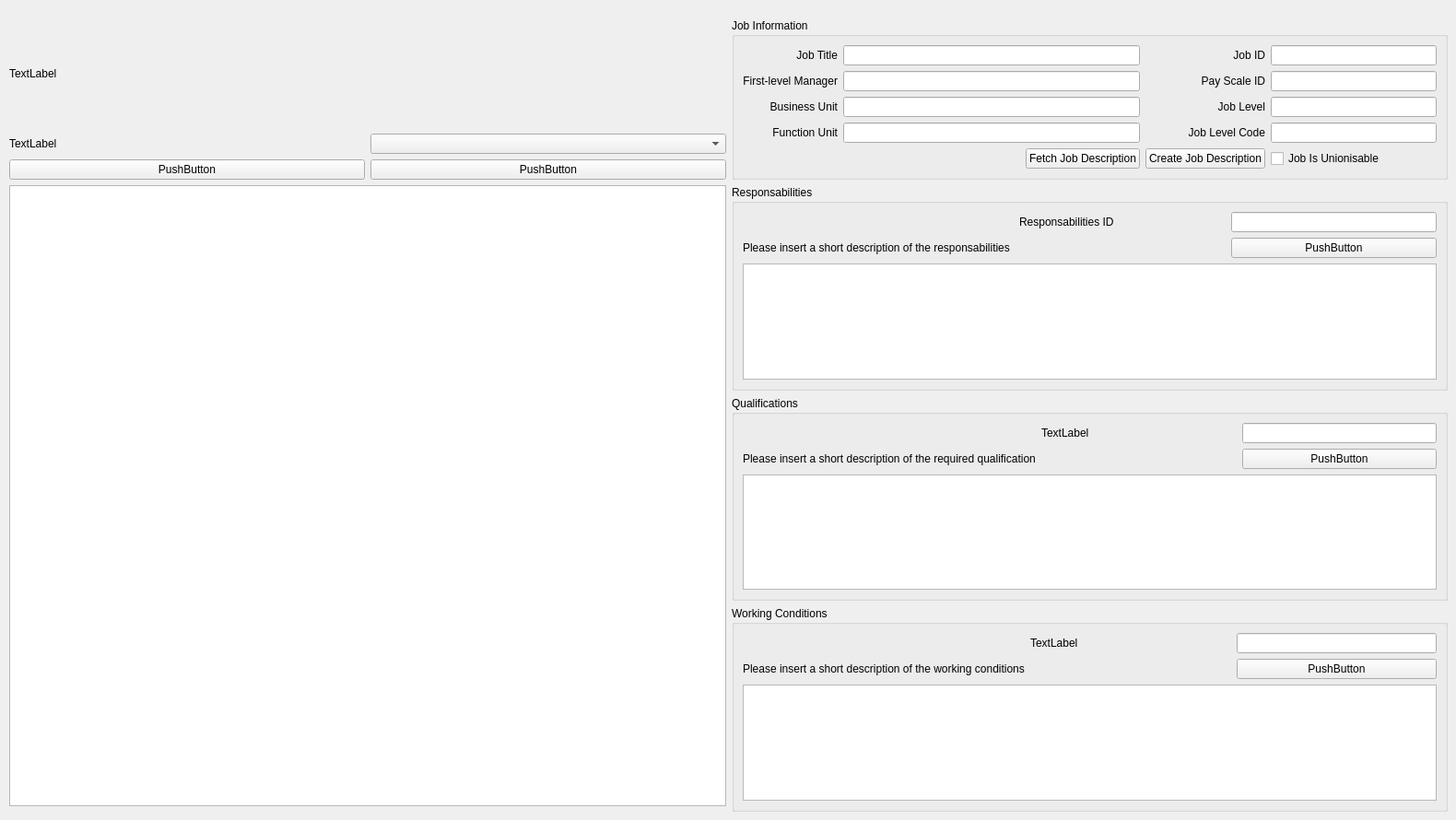
      <widget class="QWidget" name="tab_2">
       <attribute name="icon">
        <iconset>
         <normaloff>3442056-head-hunting/png/013-skills.png</normaloff>3442056-head-hunting/png/013-skills.png</iconset>
       </attribute>
       <attribute name="title">
        <string>Job Description</string>
       </attribute>
       <widget class="QWidget" name="gridLayoutWidget_4">
        <property name="geometry">
         <rect>
          <x>10</x>
          <y>20</y>
          <width>1561</width>
          <height>861</height>
         </rect>
        </property>
        <layout class="QGridLayout" name="jobDescriptionMain">
         <item row="0" column="1" rowspan="2">
          <layout class="QGridLayout" name="gridLayout_20"/>
         </item>
         <item row="1" column="0">
          <widget class="QTableView" name="tableView_2"/>
         </item>
         <item row="0" column="0">
          <layout class="QGridLayout" name="gridLayout_19">
           <item row="2" column="1">
            <widget class="QPushButton" name="pushButton_10">
             <property name="text">
              <string>PushButton</string>
             </property>
            </widget>
           </item>
           <item row="2" column="0">
            <widget class="QPushButton" name="pushButton_2">
             <property name="text">
              <string>PushButton</string>
             </property>
            </widget>
           </item>
           <item row="0" column="0" colspan="2">
            <widget class="QLabel" name="label_86">
             <property name="text">
              <string>TextLabel</string>
             </property>
            </widget>
           </item>
           <item row="1" column="0">
            <widget class="QLabel" name="label_87">
             <property name="text">
              <string>TextLabel</string>
             </property>
            </widget>
           </item>
           <item row="1" column="1">
            <widget class="QComboBox" name="comboBox_2"/>
           </item>
          </layout>
         </item>
         <item row="1" column="2" rowspan="2">
          <layout class="QVBoxLayout" name="verticalLayout_5">
           <item>
            <widget class="QGroupBox" name="groupBox_32">
             <property name="title">
              <string>Responsabilities</string>
             </property>
             <layout class="QGridLayout" name="gridLayout_6">
              <item row="1" column="0">
               <widget class="QLabel" name="label_63">
                <property name="text">
                 <string>Please insert a short description of the responsabilities </string>
                </property>
               </widget>
              </item>
              <item row="1" column="2">
               <widget class="QPushButton" name="pushButton_13">
                <property name="text">
                 <string>PushButton</string>
                </property>
               </widget>
              </item>
              <item row="3" column="0" colspan="3">
               <widget class="QTextEdit" name="entryJobDescriptionResponsabilities"/>
              </item>
              <item row="0" column="2">
               <widget class="QLineEdit" name="lineEdit_5"/>
              </item>
              <item row="1" column="1">
               <spacer name="horizontalSpacer_3">
                <property name="orientation">
                 <enum>Qt::Horizontal</enum>
                </property>
                <property name="sizeHint" stdset="0">
                 <size>
                  <width>40</width>
                  <height>20</height>
                 </size>
                </property>
               </spacer>
              </item>
              <item row="0" column="1">
               <widget class="QLabel" name="label_88">
                <property name="text">
                 <string>Responsabilities ID</string>
                </property>
               </widget>
              </item>
             </layout>
            </widget>
           </item>
           <item>
            <widget class="QGroupBox" name="groupBox_4">
             <property name="title">
              <string>Qualifications</string>
             </property>
             <layout class="QGridLayout" name="gridLayout_5">
              <item row="0" column="2">
               <widget class="QLineEdit" name="lineEdit_6"/>
              </item>
              <item row="1" column="2">
               <widget class="QPushButton" name="pushButton_11">
                <property name="text">
                 <string>PushButton</string>
                </property>
               </widget>
              </item>
              <item row="1" column="0">
               <widget class="QLabel" name="label_62">
                <property name="text">
                 <string>Please insert a short description of the required qualification</string>
                </property>
               </widget>
              </item>
              <item row="0" column="1">
               <widget class="QLabel" name="label_89">
                <property name="text">
                 <string>TextLabel</string>
                </property>
               </widget>
              </item>
              <item row="1" column="1">
               <spacer name="horizontalSpacer_4">
                <property name="orientation">
                 <enum>Qt::Horizontal</enum>
                </property>
                <property name="sizeHint" stdset="0">
                 <size>
                  <width>40</width>
                  <height>20</height>
                 </size>
                </property>
               </spacer>
              </item>
              <item row="2" column="0" colspan="3">
               <widget class="QTextEdit" name="entryJobDescriptionQualifications"/>
              </item>
             </layout>
            </widget>
           </item>
           <item>
            <widget class="QGroupBox" name="groupBox_33">
             <property name="title">
              <string>Working Conditions</string>
             </property>
             <layout class="QGridLayout" name="gridLayout_7">
              <item row="1" column="2">
               <widget class="QLineEdit" name="lineEdit_7"/>
              </item>
              <item row="2" column="2">
               <widget class="QPushButton" name="pushButton_12">
                <property name="text">
                 <string>PushButton</string>
                </property>
               </widget>
              </item>
              <item row="1" column="1">
               <widget class="QLabel" name="label_90">
                <property name="text">
                 <string>TextLabel</string>
                </property>
               </widget>
              </item>
              <item row="3" column="0" colspan="3">
               <widget class="QTextEdit" name="entryJobDescriptionWorkingConditions"/>
              </item>
              <item row="2" column="1">
               <spacer name="horizontalSpacer_5">
                <property name="orientation">
                 <enum>Qt::Horizontal</enum>
                </property>
                <property name="sizeHint" stdset="0">
                 <size>
                  <width>40</width>
                  <height>20</height>
                 </size>
                </property>
               </spacer>
              </item>
              <item row="2" column="0">
               <widget class="QLabel" name="label_64">
                <property name="text">
                 <string>Please insert a short description of the working conditions</string>
                </property>
               </widget>
              </item>
             </layout>
            </widget>
           </item>
          </layout>
         </item>
         <item row="0" column="2">
          <layout class="QGridLayout" name="gridLayout_18" rowstretch="0">
           <property name="sizeConstraint">
            <enum>QLayout::SetDefaultConstraint</enum>
           </property>
           <item row="0" column="0">
            <widget class="QGroupBox" name="groupBox_3">
             <property name="title">
              <string>Job Information</string>
             </property>
             <layout class="QGridLayout" name="gridLayout_4">
              <item row="3" column="7">
               <widget class="QLineEdit" name="entryJobLevelCode"/>
              </item>
              <item row="2" column="7">
               <widget class="QLineEdit" name="entryJobLevel"/>
              </item>
              <item row="0" column="7">
               <widget class="QLineEdit" name="entryJobID"/>
              </item>
              <item row="4" column="7">
               <widget class="QCheckBox" name="isUnionisable">
                <property name="text">
                 <string>Job Is Unionisable</string>
                </property>
               </widget>
              </item>
              <item row="1" column="7">
               <widget class="QLineEdit" name="entryPayScaleID_2"/>
              </item>
              <item row="4" column="5">
               <widget class="QPushButton" name="pushButtonCreateJobDescription">
                <property name="text">
                 <string>Create Job Description</string>
                </property>
               </widget>
              </item>
              <item row="2" column="0">
               <widget class="QLabel" name="label_61">
                <property name="text">
                 <string>Business Unit</string>
                </property>
                <property name="alignment">
                 <set>Qt::AlignRight|Qt::AlignTrailing|Qt::AlignVCenter</set>
                </property>
               </widget>
              </item>
              <item row="1" column="0">
               <widget class="QLabel" name="label_57">
                <property name="text">
                 <string>First-level Manager</string>
                </property>
                <property name="alignment">
                 <set>Qt::AlignRight|Qt::AlignTrailing|Qt::AlignVCenter</set>
                </property>
               </widget>
              </item>
              <item row="2" column="5">
               <widget class="QLabel" name="label_43">
                <property name="text">
                 <string>Job Level</string>
                </property>
                <property name="alignment">
                 <set>Qt::AlignRight|Qt::AlignTrailing|Qt::AlignVCenter</set>
                </property>
               </widget>
              </item>
              <item row="3" column="5">
               <widget class="QLabel" name="label_44">
                <property name="text">
                 <string>Job Level Code</string>
                </property>
                <property name="alignment">
                 <set>Qt::AlignRight|Qt::AlignTrailing|Qt::AlignVCenter</set>
                </property>
               </widget>
              </item>
              <item row="0" column="0">
               <widget class="QLabel" name="label_13">
                <property name="text">
                 <string>Job Title</string>
                </property>
                <property name="alignment">
                 <set>Qt::AlignRight|Qt::AlignTrailing|Qt::AlignVCenter</set>
                </property>
               </widget>
              </item>
              <item row="1" column="5">
               <widget class="QLabel" name="label_60">
                <property name="text">
                 <string>Pay Scale ID</string>
                </property>
                <property name="alignment">
                 <set>Qt::AlignRight|Qt::AlignTrailing|Qt::AlignVCenter</set>
                </property>
               </widget>
              </item>
              <item row="3" column="0">
               <widget class="QLabel" name="label_59">
                <property name="text">
                 <string>Function Unit</string>
                </property>
                <property name="alignment">
                 <set>Qt::AlignRight|Qt::AlignTrailing|Qt::AlignVCenter</set>
                </property>
               </widget>
              </item>
              <item row="0" column="5">
               <widget class="QLabel" name="label_58">
                <property name="text">
                 <string>Job ID</string>
                </property>
                <property name="alignment">
                 <set>Qt::AlignRight|Qt::AlignTrailing|Qt::AlignVCenter</set>
                </property>
               </widget>
              </item>
              <item row="4" column="4">
               <widget class="QPushButton" name="pushButtonFetchJobDescription">
                <property name="text">
                 <string>Fetch Job Description</string>
                </property>
               </widget>
              </item>
              <item row="0" column="1" colspan="4">
               <widget class="QLineEdit" name="entryJobTitle"/>
              </item>
              <item row="1" column="1" colspan="4">
               <widget class="QLineEdit" name="entryFirstLevelManager"/>
              </item>
              <item row="2" column="1" colspan="4">
               <widget class="QLineEdit" name="entryBusinessUnit"/>
              </item>
              <item row="3" column="1" colspan="4">
               <widget class="QLineEdit" name="entryFunctionUnit"/>
              </item>
              <item row="4" column="3">
               <spacer name="horizontalSpacer">
                <property name="orientation">
                 <enum>Qt::Horizontal</enum>
                </property>
                <property name="sizeHint" stdset="0">
                 <size>
                  <width>40</width>
                  <height>20</height>
                 </size>
                </property>
               </spacer>
              </item>
             </layout>
            </widget>
           </item>
          </layout>
         </item>
        </layout>
       </widget>
      </widget>
